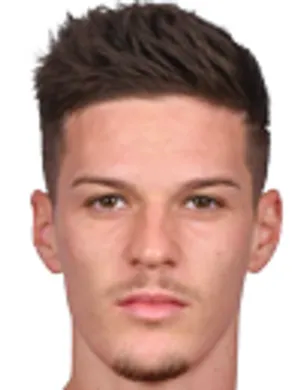
#> input picture dump/man.png, 300 x 390 px
$ jupyter execute face_and_eye_detector_test.ipynb
#> lines starting #> are read from the running program, lines starting #| are printed output that depends on the picture; after the words box and inside, x2 and y2 are one past the last pixel; in counts of white or black regions, pixels touching at a corner belong together
#### Imports and Testing

[cell 1]
import numpy
import cv2
from cv2.data import haarcascades
import time

[cell 2]
import io
import IPython.display
from IPython.display import display, Image
from IPython.display import clear_output
import time

[cell 3]
face_cascade = cv2.CascadeClassifier(haarcascades + "haarcascade_frontalface_default.xml")
img = cv2.imread('dump/man.png')
#> img is the input picture: shape (390, 300, 3); mean B, G, R 152.6, 161.6, 193.6
gray = cv2.cvtColor(img, cv2.COLOR_BGR2GRAY)
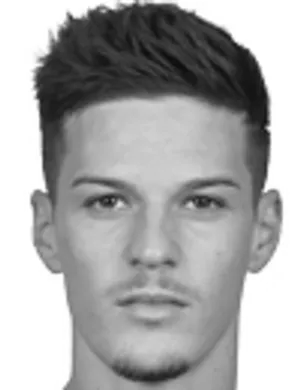
#> gray: shape (390, 300); min 13, max 255, mean 170.1

faces = face_cascade.detectMultiScale(gray, scaleFactor=1.1, minNeighbors=5, minSize=(30, 30))
#> faces = [[41, 116, 225, 225]]

for (x, y, w, h) in faces:
    cv2.rectangle(img, (x, y), (x+w, y+h), (0, 255, 0), 2)
#> this loop made 1 pass
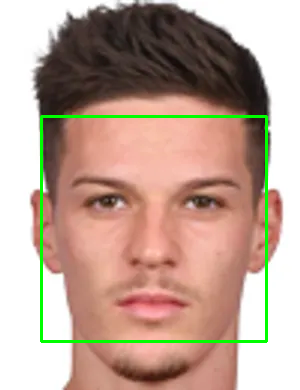
#> img: shape (390, 300, 3); 2.3% of pixels changed, all inside (x1, y1, x2, y2) = (40, 115, 268, 343)

# cv2.imshow('Facial Detection', img)
# cv2.waitKey(5000)
# cv2.destroyAllWindows()

# convert image to png format and display in Jupyter notebook
ret, buffer = cv2.imencode('.png', img)
io_buf = io.BytesIO(buffer)
display(Image(io_buf.getvalue()))

[cell 4]
eye_detector = cv2.CascadeClassifier(haarcascades + "haarcascade_eye.xml")
img = cv2.imread('dump/man.png')
gray = cv2.cvtColor(img, cv2.COLOR_BGR2GRAY)

eyes = eye_detector.detectMultiScale(gray, scaleFactor=1.1, minNeighbors=5, minSize=(30, 30))
#> eyes = [[77, 175, 55, 55], [174, 177, 54, 54]]

for (x, y, w, h) in eyes:
    cv2.rectangle(img, (x, y), (x+w, y+h), (0, 0, 255), 2)
#> this loop made 2 passes
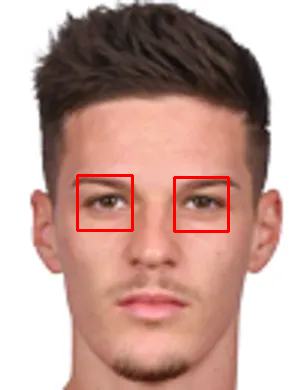
#> img: shape (390, 300, 3); 1.11% of pixels changed, all inside (x1, y1, x2, y2) = (76, 174, 230, 233)

cv2.imshow('Eye Detection', img)
# cv2.waitKey(0)
# #time.sleep(5)
# cv2.destroyAllWindows()

ret, buffer = cv2.imencode('.png', img)
io_buf = io.BytesIO(buffer)
display(Image(io_buf.getvalue()))
